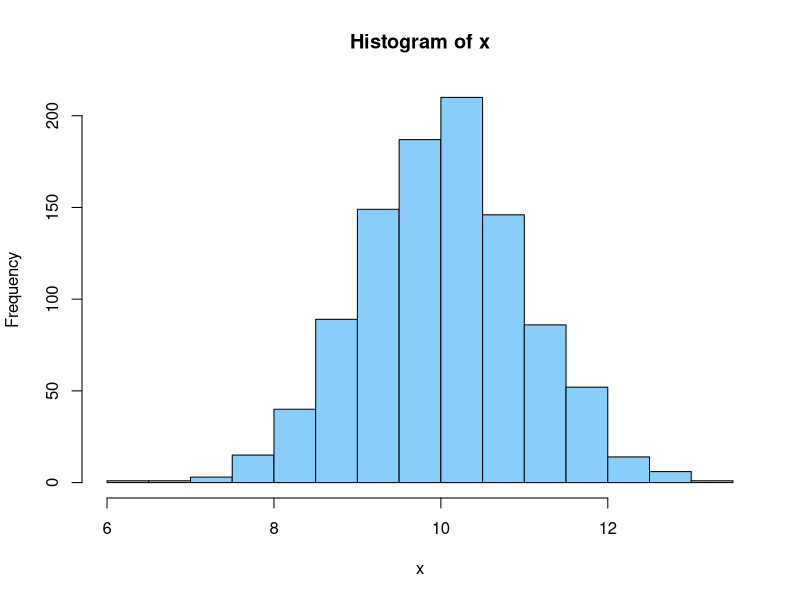
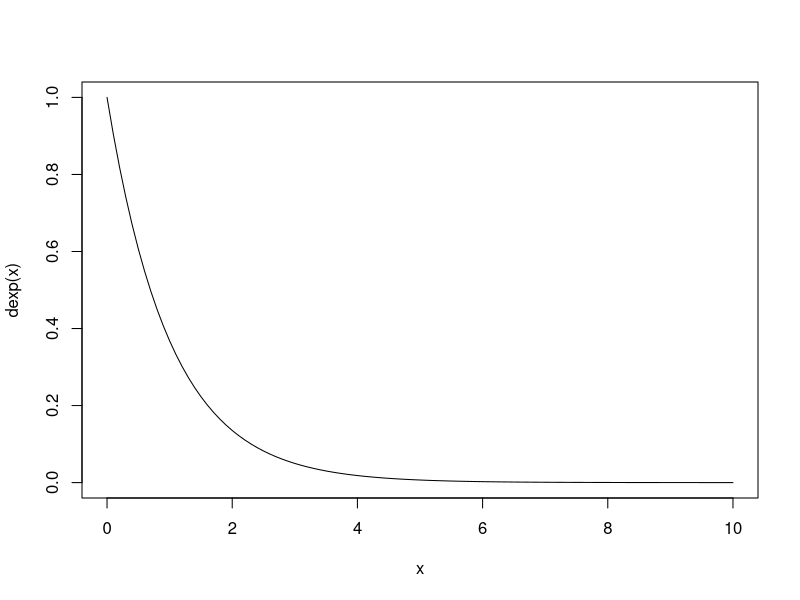

Write R code to recreate these figures, in order.

# Distribuciones de probabilidad
# https://rpubs.com/ggraham412/100906

# Explicacion
# https://gonzalezgouveia.com/analisis-exploratorio-de-datos-en-r/#Percentiles_y_BoxPlot
  
# --------------------------------------------------------------
# Distribución normal
# --------------------------------------------------------------


x <- rnorm(1000, mean = 10, sd = 1)

hist(x, col="lightskyblue")


z<-seq(-3.5,3.5,0.1)  # 71 points from -3.5 to 3.5 in 0.1 steps
q<-seq(0.001,0.999,0.001)  # 1999 points from 0.1% to 99.9% on 0.1% steps
dStandardNormal <- data.frame(Z=z, 
                              Density=dnorm(z, mean=0, sd=1),
                              Distribution=pnorm(z, mean=0, sd=1))  
qStandardNormal <- data.frame(Q=q, 
                              Quantile=qnorm(q, mean=0, sd=1))  
head(dStandardNormal)



# --------------------------------------------------------------
# Distribución exponencial
# --------------------------------------------------------------

curve(dexp(x), from = 0, to = 10)  # Representa la densidad de una exponencial de media 1 entre 0 y 10



# --------------------------------------------------------------
# Distribución binamial
# --------------------------------------------------------------

x <- rbinom(20, 1, 0.5)  # Genera 20 observaciones con distribución B(1,0.5)
x


# --------------------------------------------------------------
# Distribución de Poisson
# --------------------------------------------------------------

x <- dpois(x = 2, lambda = 3)
